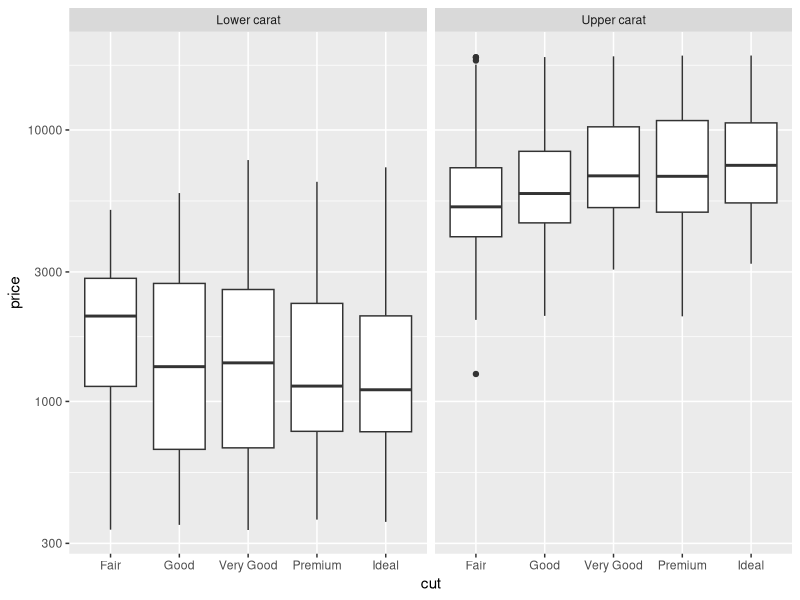
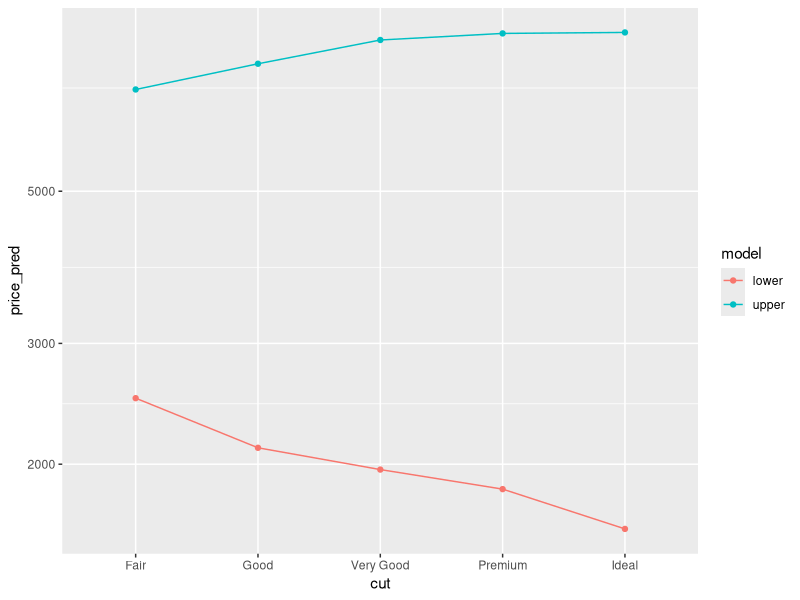
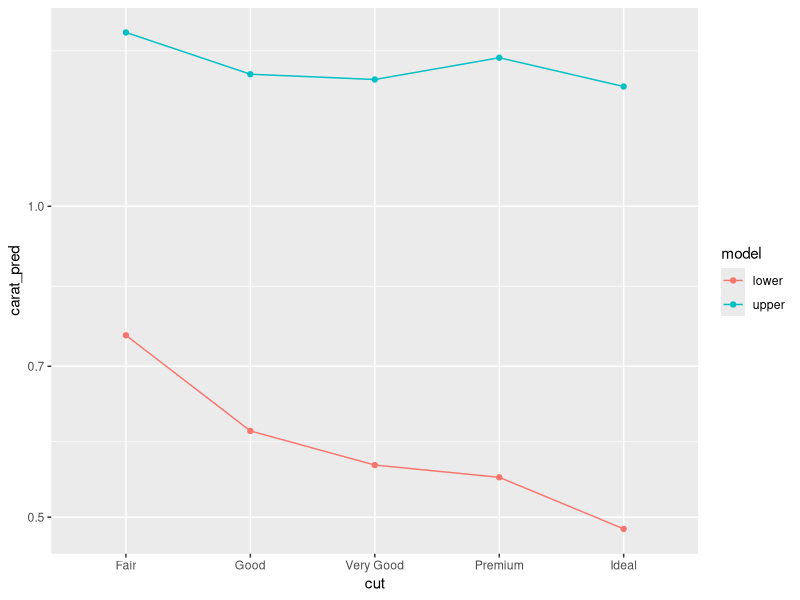
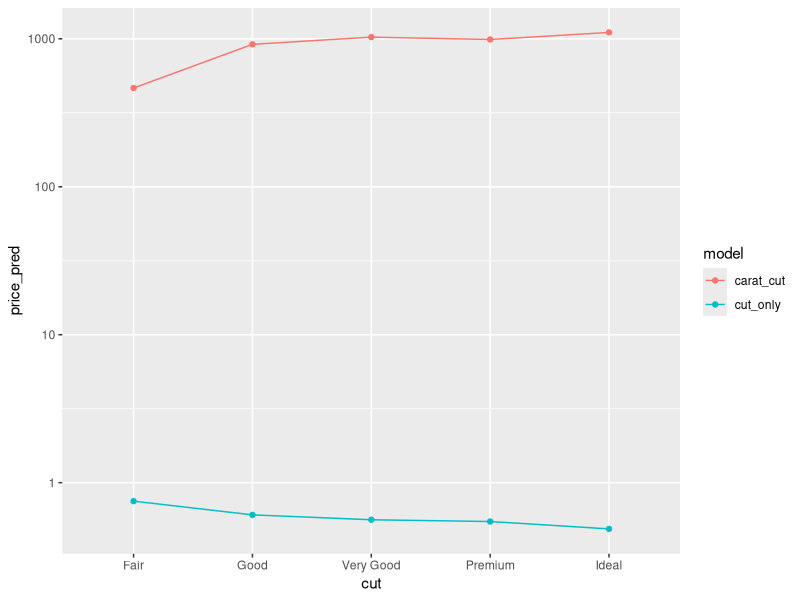

Write the R code that produced these figures, in order.
## ---- chunk 1
library(tidyverse)
library(modelr)
library(broom)
## ---- chunk 2
## NOTE: No need to edit this setup
# Create a test-validate split
set.seed(101)
diamonds_randomized <-
  diamonds %>%
  slice(sample(dim(diamonds)[1]))

diamonds_train <-
  diamonds_randomized %>%
  slice(1:10000)
## ---- chunk 3
## NOTE: No need to edit this chunk
diamonds_train %>% 
  mutate(
    grouping = if_else(carat < 1.0, "Lower carat", "Upper carat")
  ) %>% 
  
  ggplot(aes(cut, price)) +
  geom_boxplot() +
  
  scale_y_log10() +
  facet_grid(~ grouping)
## ---- chunk 4
fit_lower <- 
  diamonds_train %>% 
  filter(carat <= 1) %>% 
  lm(formula = price ~ cut)

fit_upper <- 
  diamonds_train %>% 
  filter(carat > 1) %>% 
  lm(formula = price ~ cut)

## NOTE: No need to modify this code
tibble(cut = c("Fair", "Good", "Very Good", "Premium", "Ideal")) %>% 
  mutate(
    cut = fct_relevel(cut, "Fair", "Good", "Very Good", "Premium", "Ideal")
  ) %>% 
  add_predictions(fit_lower, var = "price_pred-lower") %>%
  add_predictions(fit_upper, var = "price_pred-upper") %>%
  pivot_longer(
    names_to = c(".value", "model"),
    names_sep = "-",
    cols = matches("price")
  ) %>%

  ggplot(aes(cut, price_pred, color = model)) +
  geom_line(aes(group = model)) +
  geom_point() +
  scale_y_log10()
## ---- chunk 5
fit_carat_lower <- 
  diamonds_train %>% 
  filter(carat <= 1) %>% 
  lm(formula = carat ~ cut)

fit_carat_upper <- 
  diamonds_train %>% 
  filter(carat > 1) %>% 
  lm(formula = carat ~ cut)

## NOTE: No need to change this code
tibble(cut = c("Fair", "Good", "Very Good", "Premium", "Ideal")) %>% 
  mutate(
    cut = fct_relevel(cut, "Fair", "Good", "Very Good", "Premium", "Ideal")
  ) %>% 
  add_predictions(fit_carat_lower, var = "carat_pred-lower") %>%
  add_predictions(fit_carat_upper, var = "carat_pred-upper") %>%
  pivot_longer(
    names_to = c(".value", "model"),
    names_sep = "-",
    cols = matches("carat")
  ) %>%

  ggplot(aes(cut, carat_pred, color = model)) +
  geom_line(aes(group = model)) +
  geom_point() +
  scale_y_log10()
## ---- chunk 6
fit_carat_cut <- 
  diamonds_train %>% 
  filter(carat <= 1) %>% 
  lm(formula = price ~ carat + cut)

fit_cut_only <- 
  diamonds_train %>% 
  filter(carat <= 1) %>% 
  lm(formula = carat ~ cut)

## NOTE: No need to change this code
tibble(
    cut = c("Fair", "Good", "Very Good", "Premium", "Ideal"),
    carat = c(0.4)
  ) %>% 
  mutate(
    cut = fct_relevel(cut, "Fair", "Good", "Very Good", "Premium", "Ideal")
  ) %>% 
  add_predictions(fit_carat_cut, var = "price_pred-carat_cut") %>%
  add_predictions(fit_cut_only, var = "price_pred-cut_only") %>%
  pivot_longer(
    names_to = c(".value", "model"),
    names_sep = "-",
    cols = matches("price")
  ) %>%

  ggplot(aes(cut, price_pred, color = model)) +
  geom_line(aes(group = model)) +
  geom_point() +
  scale_y_log10()
